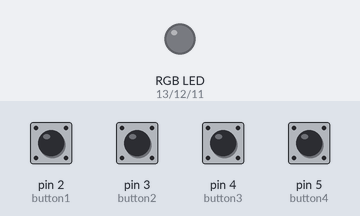
This sketch was run on a simulated Arduino Uno, built with avr-gcc and run on an emulated ATmega328P. Shown: an RGB LED mixed from three pins (HIGH = lit). The test bench sets the inputs (shaded band); at power-on: pin 2 (button1), pin 3 (button2), pin 4 (button3), pin 5 (button4) LOW. Dim RGB values are drawn brighter than linear.

Above: at 1.2 s.
1.3 s: pin 2 (button1) pulled HIGH for 0.15 s
At 1.4 s:
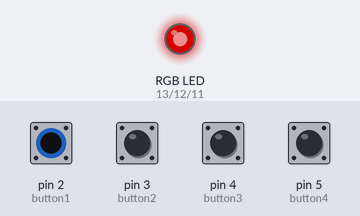
3.0 s: pin 3 (button2) pulled HIGH for 1 s
At 3.3 s:
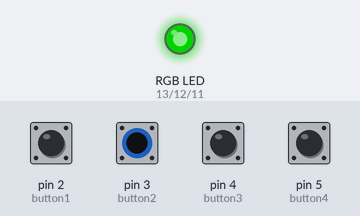
5.5 s: pin 4 (button3) pulled HIGH for 0.15 s
At 5.6 s:
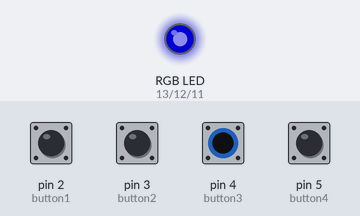
7.2 s: pin 3 (button2) pulled HIGH for 0.15 s
At 8.6 s:
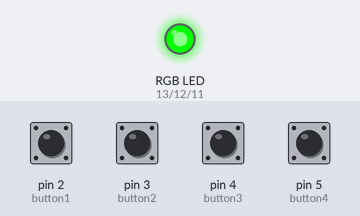
8.9 s: pin 5 (button4) pulled HIGH for 0.15 s
At 10.0 s:
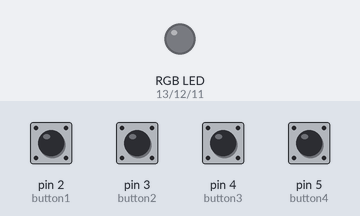
10.5 s: pin 2 (button1) pulled HIGH for 1 s
At 11.3 s:
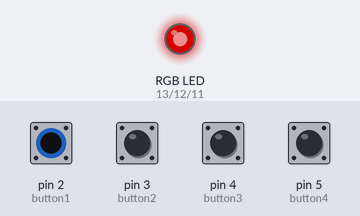
Timing chart, 0 to 13.5 s (numbered marks = the images above; inputs shaded):
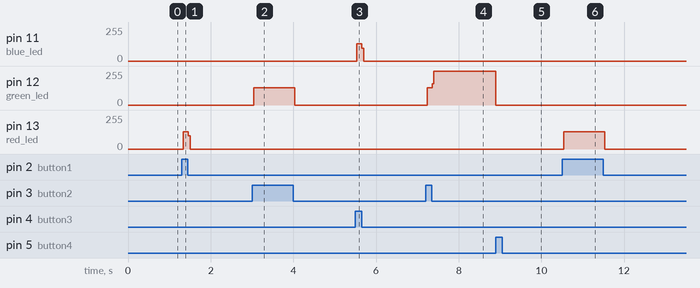

Measured:
- after the input at 1.3 s, pin 13 (red_led): 0/255 → 131/255 at once, → 0/255 0.12 s later
- after the input at 3.0 s, pin 12 (green_led): 0/255 → 128/255 at once, → 0/255 1.0 s later
- after the input at 5.5 s, pin 11 (blue_led): 0/255 → 128/255 at once, → 0/255 0.12 s later
- after the input at 7.2 s, pin 12 (green_led): 0/255 → 128/255 at once, → 255/255 0.12 s later
- after the input at 8.9 s, pin 12 (green_led): 255/255 → 0/255 at once
- after the input at 10.5 s, pin 13 (red_led): 0/255 → 131/255 at once, → 0/255 1.0 s later

The sketch:

busy_light_v1.ino
```cpp
const int button1 = 2;
const int button2 = 3;
const int button3 = 4;
const int button4 = 5;

const int red_led = 13;
const int green_led = 12;
const int blue_led = 11;

byte ledState1 = LOW;
byte ledState2 = LOW;
byte ledState3 = LOW;
byte ledState4 = LOW;

byte state1 = LOW;
byte state2 = LOW;
byte state3 = LOW;
byte state4 = LOW;

byte lastButton1State = LOW;
byte lastButton2State = LOW;
byte lastButton3State = LOW;
byte lastButton4State = LOW;

void setup() {
  pinMode(button1, INPUT);
  pinMode(button2, INPUT);
  pinMode(button3, INPUT);
  pinMode(button4, INPUT);

  pinMode(red_led, OUTPUT);
  pinMode(green_led, OUTPUT);
  pinMode(blue_led, OUTPUT);

  Serial.begin(9600);
}

void loop() {
  // put your main code here, to run repeatedly:
  state1 = digitalRead(button1);
  state2 = digitalRead(button2);
  state3 = digitalRead(button3);
  state4 = digitalRead(button4);

  if(state1 == HIGH){
    ledState1 = !ledState1;
  }

  if(state2 == HIGH){
    ledState2 = !ledState2;
  }

  if(state3 == HIGH){
    ledState3 = !ledState3;
  }

  if(state4 == HIGH){
    ledState1 = LOW;
    ledState2 = LOW;
    ledState3 = LOW;
  }


  if((ledState1 == HIGH) && (ledState2 == LOW) && (ledState3 == LOW)){
    digitalWrite(red_led, HIGH);
    digitalWrite(green_led, LOW);
    digitalWrite(blue_led, LOW);
  }

  else if((ledState1 == LOW) && (ledState2 == HIGH) && (ledState3 == LOW)){
    digitalWrite(red_led, LOW);
    digitalWrite(green_led, HIGH);
    digitalWrite(blue_led, LOW);
  }

  else if((ledState1 == LOW) && (ledState2 == LOW) && (ledState3 == HIGH)){
    digitalWrite(red_led, LOW);
    digitalWrite(green_led, LOW);
    digitalWrite(blue_led, HIGH);
  }

  else if((ledState1 == LOW) && (ledState2 == LOW) && (ledState3 == LOW)){
    digitalWrite(red_led, LOW);
    digitalWrite(green_led, LOW);
    digitalWrite(blue_led, LOW);
  }

}
```
